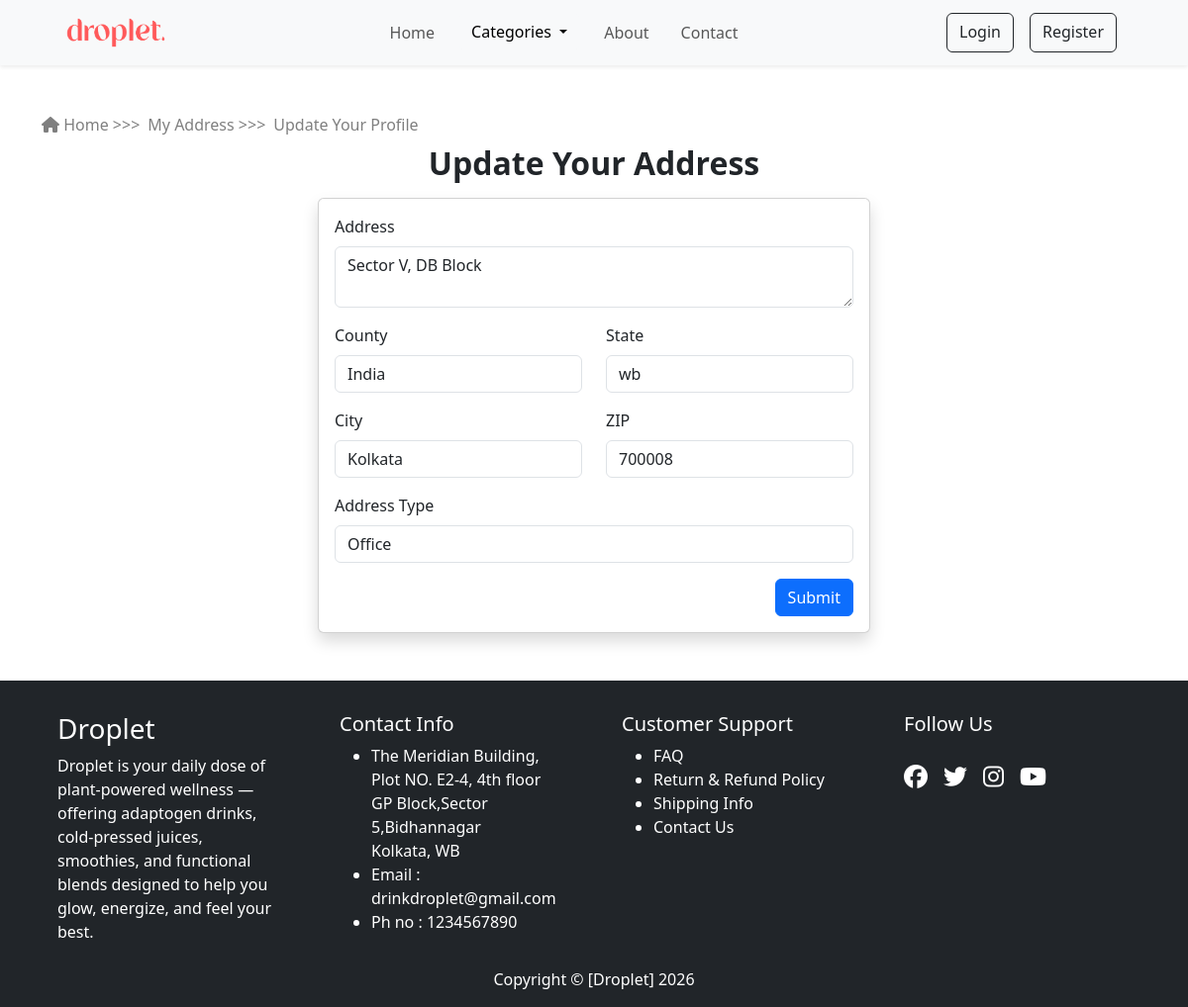
Screenshot of /customer/address_update.php?id=10 with the database file from the repository.
### tables this page shows
CREATE TABLE `address` (
  `id` int(11) NOT NULL,
  `user` int(11) NOT NULL,
  `address` text NOT NULL,
  `country` varchar(100) NOT NULL,
  `state` varchar(100) NOT NULL,
  `city` varchar(100) NOT NULL,
  `zip` varchar(100) NOT NULL,
  `address_type` varchar(100) NOT NULL,
  `created_at` date NOT NULL DEFAULT current_timestamp()
);

### customer/function.php (called while the page is built, shortened)
<?php
function login_checker(){
    if (!(isset($_SESSION['customer']))) {
        return 0;
    }
    return 1;
}
?>

### customer/address_update.php (the view, shortened to what this page needs)
<?php
include("../config.php");
include("function.php");
if($_SERVER['REQUEST_METHOD'] == "GET"){
    $id=$_GET['id'];
    $select_query = mysqli_query($conn, "SELECT * FROM `address` WHERE id='$id'");
    if($select_query){
        if(mysqli_num_rows($select_query)>0){
            $address = mysqli_fetch_assoc($select_query);
        }else
        {
            echo "no data found!";
        }
    }
}
?>
<!DOCTYPE html>
<html lang="en">
<head>
    <link href="https://cdn.jsdelivr.net/npm/bootstrap@5.3.5/dist/css/bootstrap.min.css" rel="stylesheet"
>
    <link rel="stylesheet" href="https://cdnjs.cloudflare.com/ajax/libs/font-awesome/6.7.2/css/all.min.css"
 />
    <link rel="stylesheet" href="common_css.css">
</head>
<body>
    <header>
        <nav class="navbar navbar-expand-lg bg-body-tertiary shadow-sm">
            <div class="container-fluid d-flex">
                <img class="navbar-brand" src="image/logo.png" alt=""
                    style="height: 50px; width: 100px; margin-left:55px;">
                <div class="offcanvas offcanvas-end " tabindex="-1" id="offcanvasNavbar"
                    aria-labelledby="offcanvasNavbarLabel">
                    <div class="offcanvas-body">
                        <ul class="navbar-nav mx-auto gap-3">
                            <li class="nav-item">
                                <a class="nav-link" href="index.php">Home</a>
                            </li>
                            <li class="nav-item">
                                <div class="dropdown">
                                    <button class="btn btn-light dropdown-toggle" type="button"
                                        data-bs-toggle="dropdown" aria-expanded="false">
                                        Categories
                                    </button>
                                </div>
                            </li>
                            <li class="nav-item">
                                <a class="nav-link" href="#">About</a>
                            </li>
                            <li class="nav-item">
                                <a class="nav-link" href="#">Contact</a>
                            </li>
                        </ul>
                        <?php
                        $result = login_checker();
                        if ($result === 0) {
                            ?>
                            <div class="d-flex gap-3" style=" margin-right: 60px;">
                                <a href="../auth/login.php" class="btn btn-outline-dark">Login</a>
                                <a href="../auth/register.php" class="btn btn-outline-dark">Register</a>
                            </div>
                            <?php
                        }
                        ?>
                    </div>
                </div>
            </div>
        </nav>
    </header>
    <div class="container d-flex gap-2 mt-5">
        <div class="mb-2 text-black-50">
            <i class="fa-solid fa-house"></i>
            <a href="index.php" class="text-black-50">Home >>></a>
        </div>
        <div class="mb-2">
            <a href="address.php" class="text-black-50">My Address >>></a>
        </div>
        <div class="mb-2">
            <a href="address_update.php" class="text-black-50">Update Your Profile</a>
        </div>
    </div>
    <div class="container-fluid mb-3">
        <h2 class="text-center fw-bold">Update Your Address</h2>
    </div>
    <div class="container-fluid">
        <div class="container d-flex justify-content-center mb-5">
            <div class="card col-6 shadow">
                <div class="card-body">
                    <form action="address_update_process.php?from=<?php echo $_GET['from'];?>" method="post">
                        <div class="mb-3">
                            <label for="address" class="form-label">Address</label>
                            <textarea type="text" name="address" class="form-control" id="address"><?php echo $address['address'];?></textarea>
                        </div>
                        <div class="row">
                            <div class="col-md-6">
                                <div class="mb-3">
                                    <label for="country" class="form-label">County</label>
                                    <input type="text" name="country" id="country" value="<?php echo $address['country'];?>" class="form-control">
                                </div>
                            </div>
                            <div class="col-md-6">
                                <div class="mb-3">
                                    <label for="state" class="form-label">State</label>
                                    <input type="text" name="state" class="form-control" id="state" value="<?php echo $address['state'];?>">
                                </div>
                            </div>
                            <div class="col-md-6">
                                <div class="mb-3">
                                    <label for="city" class="form-label">City</label>
                                    <input type="text" name="city" id="city" class="form-control" value="<?php echo $address['city'];?>">
                                </div>
                            </div>
                            <div class="col-md-6">
                                <div class="mb-3">
                                    <label for="zip" class="form-label">ZIP</label>
                                    <input type="text" name="zip" class="form-control" id="zip" value="<?php echo $address['zip'];?>">
                                </div>
                            </div>
                        </div>
                        <div class="mb-3">
                            <label for="address_type" class="form-label">Address Type</label>
                            <input type="text" name="address_type" id="address_type"
                                class="form-control" value="<?php echo $address['address_type'];?>">
                        </div>
                        <div class="modal-footer">
                            <button type="submit" class="btn btn-primary">Submit</button>
                        </div>
                    </form>
                </div>
            </div>
        </div>
    </div>
<?php
include("common_footer.php");
?>

### customer/common_css.css (style rules this page uses)
a { text-decoration: none; color: black; padding-top: 15px; }

### rows the page displays
address: address "Sector V, DB Block", country "India", state "wb", city "Kolkata", zip "700008", address_type "Office"

### other values shown
$site_title "Droplet"
$site_desc "Droplet is your daily dose of plant-powered wellness — offering adaptogen drinks, cold-pressed juices, smoothies, and functional blends designed to help you glow, energize, and feel your best."
